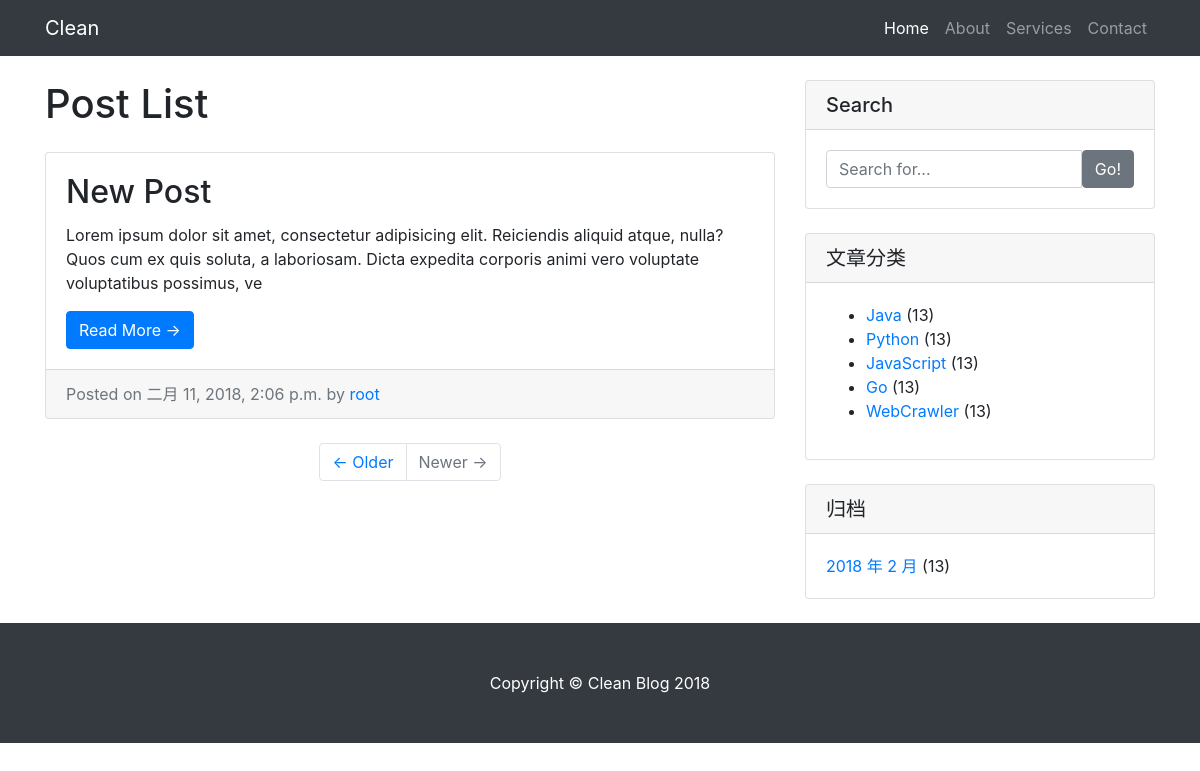
The page / on the database its author committed.
### blog/models.py (models this page shows, shortened)
class Post(models.Model):
    title = models.CharField(max_length=70)
    author = models.ForeignKey(User)
    tags = models.ManyToManyField(Tag, blank=True)
    category = models.ForeignKey(Category)
    content = models.TextField()
    created_time = models.DateTimeField()
    summary = models.CharField(max_length=200)
    def get_absolute_url(self):
        return reverse('blog:detail', kwargs={'pk': self.pk})

class Category(models.Model):
    name = models.CharField(max_length=100)

### blog/views.py (the view)
# urls.py: url(r'^$', views.index, name='index'),
def index(request):
    post_list = Post.objects.all() #.order_by('-created_time')
    return render(request, 'index.html', context={'post_list': post_list})

### blog/templatetags/blog_tags.py (called while the page is built)
@register.simple_tag
def archives():
    return Post.objects.dates('created_time', 'month', order='DESC')

@register.simple_tag
def cate_list():
    return Category.objects.all()

### templates/index.html (shortened to what this page needs)
{% extends 'base.html' %}
{% block main %}
<div class="col-md-8">
  <h1 class="my-4">Post List
  </h1>
  {% for post in post_list %}
  <div class="card mb-4">
    <div class="card-body">
      <h2 class="card-title">{{ post.title }}</h2>
      <p class="card-text">{{ post.summary }}</p>
      <a href="{{ post.get_absolute_url }}" class="btn btn-primary">Read More &rarr;</a>
    </div>
    <div class="card-footer text-muted">
      Posted on {{ post.created_time }} by
      <a href="#">{{ post.author }}</a>
    </div>
  </div>
  {% empty %}
  <div class="card mb-4">
    <div class="card-body">
      <h2 class="card-title">Not Available</h2>
    </div>
  </div>
  {% endfor %}
  <ul class="pagination justify-content-center mb-4">
    <li class="page-item">
      <a class="page-link" href="#">&larr; Older</a>
    </li>
    <li class="page-item disabled">
      <a class="page-link" href="#">Newer &rarr;</a>
    </li>
  </ul>
</div>
{% endblock main %}

### templates/base.html (shortened to what this page needs)
<!DOCTYPE html>
{% load staticfiles %}
{% load blog_tags %}
<html lang="en">
  <head>
    <link href="{% static 'vendor/bootstrap/css/bootstrap.min.css' %}" rel="stylesheet">
    <link href="{% static 'css/blog-home.css' %}" rel="stylesheet">
  </head>
  <body>
    <nav class="navbar navbar-expand-lg navbar-dark bg-dark fixed-top">
      <div class="container">
        <a class="navbar-brand" href="{% url 'blog:index' %}">Clean</a>
        <div class="collapse navbar-collapse" id="navbarResponsive">
          <ul class="navbar-nav ml-auto">
            <li class="nav-item active">
              <a class="nav-link" href="{% url 'blog:index' %}">Home
              </a>
            </li>
            <li class="nav-item">
              <a class="nav-link" href="#">About</a>
            </li>
            <li class="nav-item">
              <a class="nav-link" href="#">Services</a>
            </li>
            <li class="nav-item">
              <a class="nav-link" href="#">Contact</a>
            </li>
          </ul>
        </div>
      </div>
    </nav>
    <div class="container">
      <div class="row">
        {% block main %}
          {% endblock main %}
        <div class="col-md-4">
          <div class="card my-4">
            <h5 class="card-header">Search</h5>
            <div class="card-body">
              <div class="input-group">
                <input type="text" class="form-control" placeholder="Search for...">
                <span class="input-group-btn">
                  <button class="btn btn-secondary" type="button">Go!</button>
                </span>
              </div>
            </div>
          </div>
          <div class="card my-4">
            <h5 class="card-header">文章分类</h5>
            <div class="card-body">
              <div class="row">
                <div class="col-lg-12">
                  {% cate_list as c_list %}
                  <ul >
                    {% for cate in c_list %}
                    <li>
                      <a href="{% url 'blog:category' cate.pk %}">{{ cate.name }} </a> <span class="post-count">(13)</span>
                    </li>
                    {% empty %}
                    not available
                    {% endfor %}
                  </ul>
                </div>
              </div>
            </div>
          </div>
          <div class="card my-4">
            <h5 class="card-header">归档</h5>
            <div class="card-body">
              <div class="row">
                <div class="col-lg-6">
                  {% archives as date_list %}
                  <ul class="list-unstyled mb-0">
                    {% for date in date_list %}
                    <li>
                      <a href="{% url 'blog:archives' date.year date.month %}">{{ date.year }} 年 {{ date.month}} 月 </a> <span class="post-count">(13)</span>
                    </li>
                    {% empty %}
                    not available
                    {% endfor %}
                  </ul>
                </div>
              </div>
            </div>
          </div>
        </div>
      </div>
    </div>
    <footer class="py-5 bg-dark">
      <div class="container">
        <p class="m-0 text-center text-white">Copyright &copy; Clean Blog 2018</p>
      </div>
    </footer>
  </body>
</html>

### static/css/blog-home.css (style rules this page uses)
body { padding-top: 54px; }
@media (min-width: 992px) { body { padding-top: 56px; } }

### rows shown on the page
Post: title "New Post", summary "Lorem ipsum dolor sit amet, consectetur adipisicing elit. Reiciendis aliquid atque, nulla? Quos cum ex quis soluta, a laboriosam. Dicta expedita corporis animi vero voluptate voluptatibus possimus, ve", created_time "二月 11, 2018, 2:06 p.m.", author "root"
Category: name "Java"
Category: name "Python"
Category: name "JavaScript"
Category: name "Go"
Category: name "WebCrawler"

### other values the page prints
{{ date.year }} "2018"
{{ date.month }} "2"
